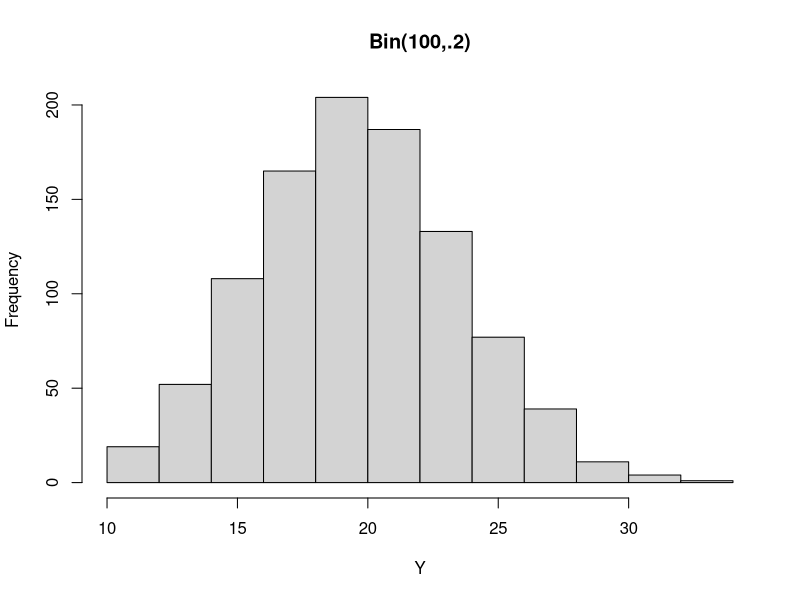
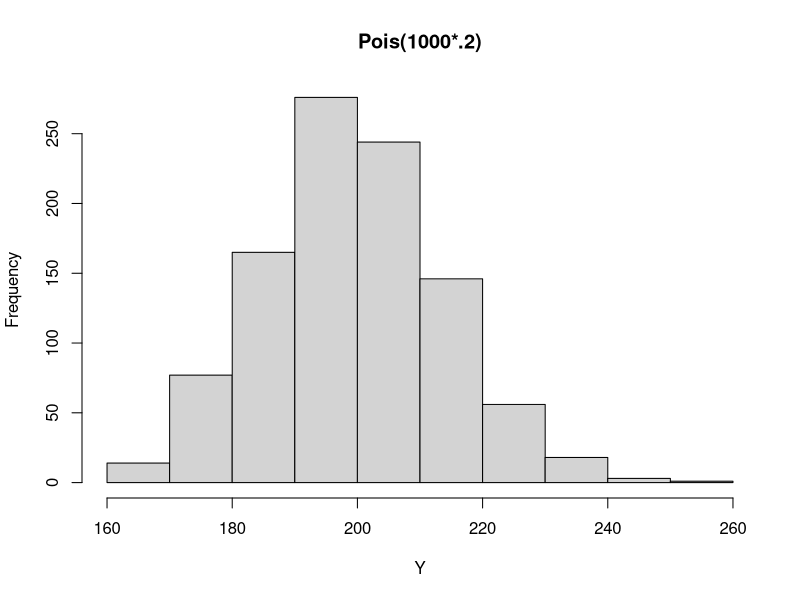
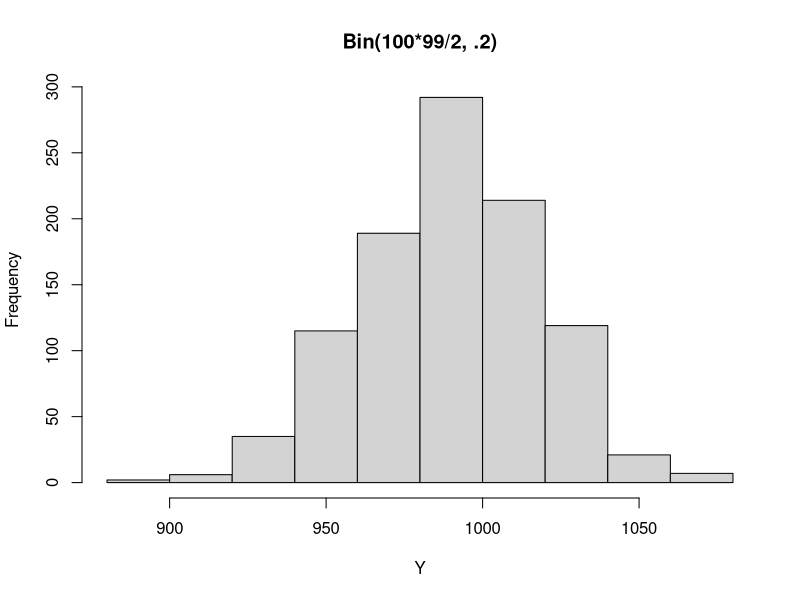
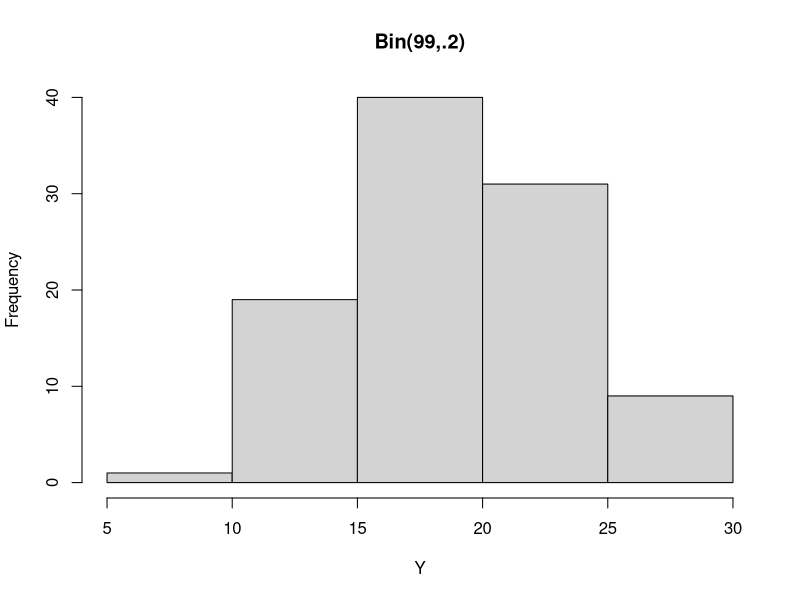
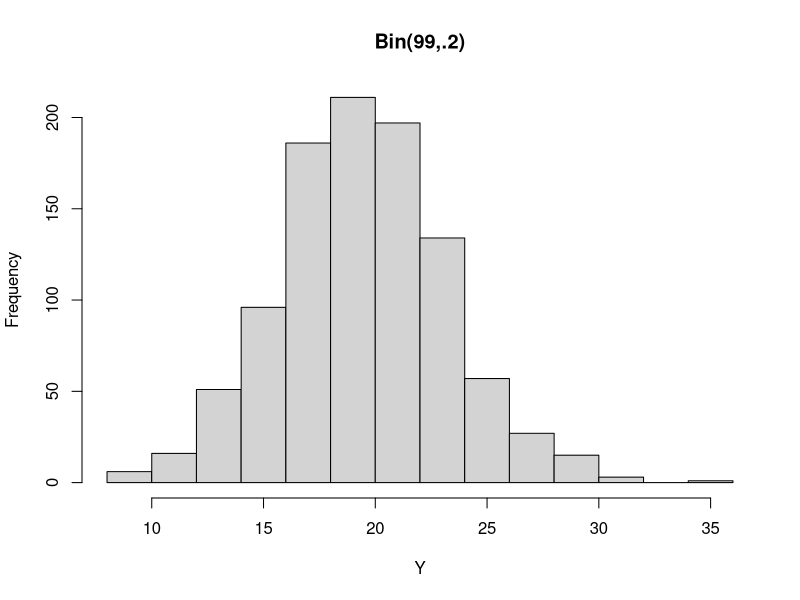

Here is the R script that generated these plots, in order:
## ---- chunk 1
hist(rbinom(1000, 100, .2), xlab="Y", main="Bin(100,.2)")
## ---- chunk 2
hist(rpois(1000, 1000*.2), xlab="Y",main="Pois(1000*.2)")
## ---- chunk 3
hist(rbinom(1000, 100*99/2, .2), main="Bin(100*99/2, .2)", xlab="Y")
## ---- chunk 4
hist(rbinom(100, 99, .2), main="Bin(99,.2)", xlab="Y")
## ---- chunk 5
hist(rbinom(1000, 99, .2), main="Bin(99,.2)", xlab="Y")
